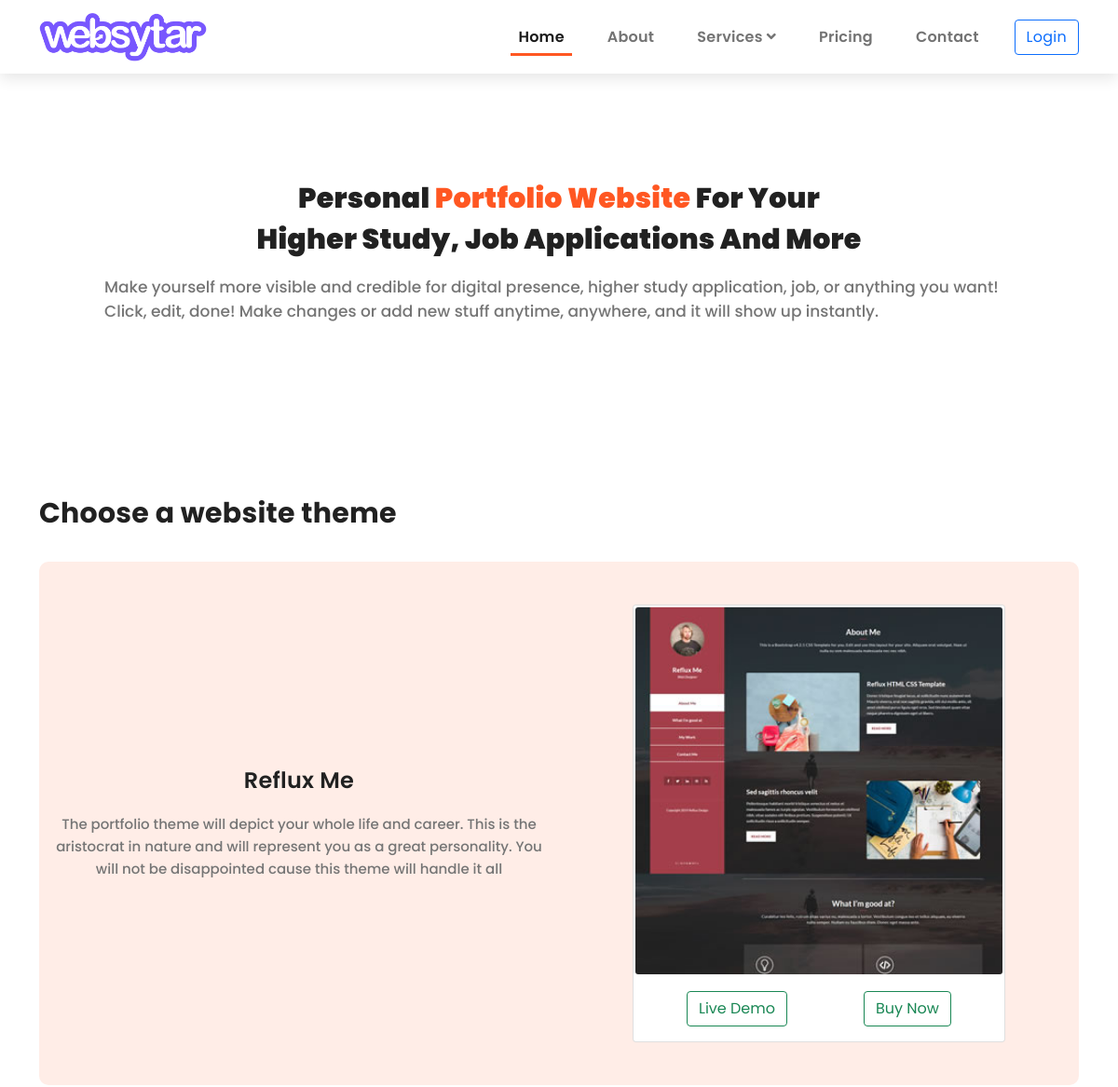
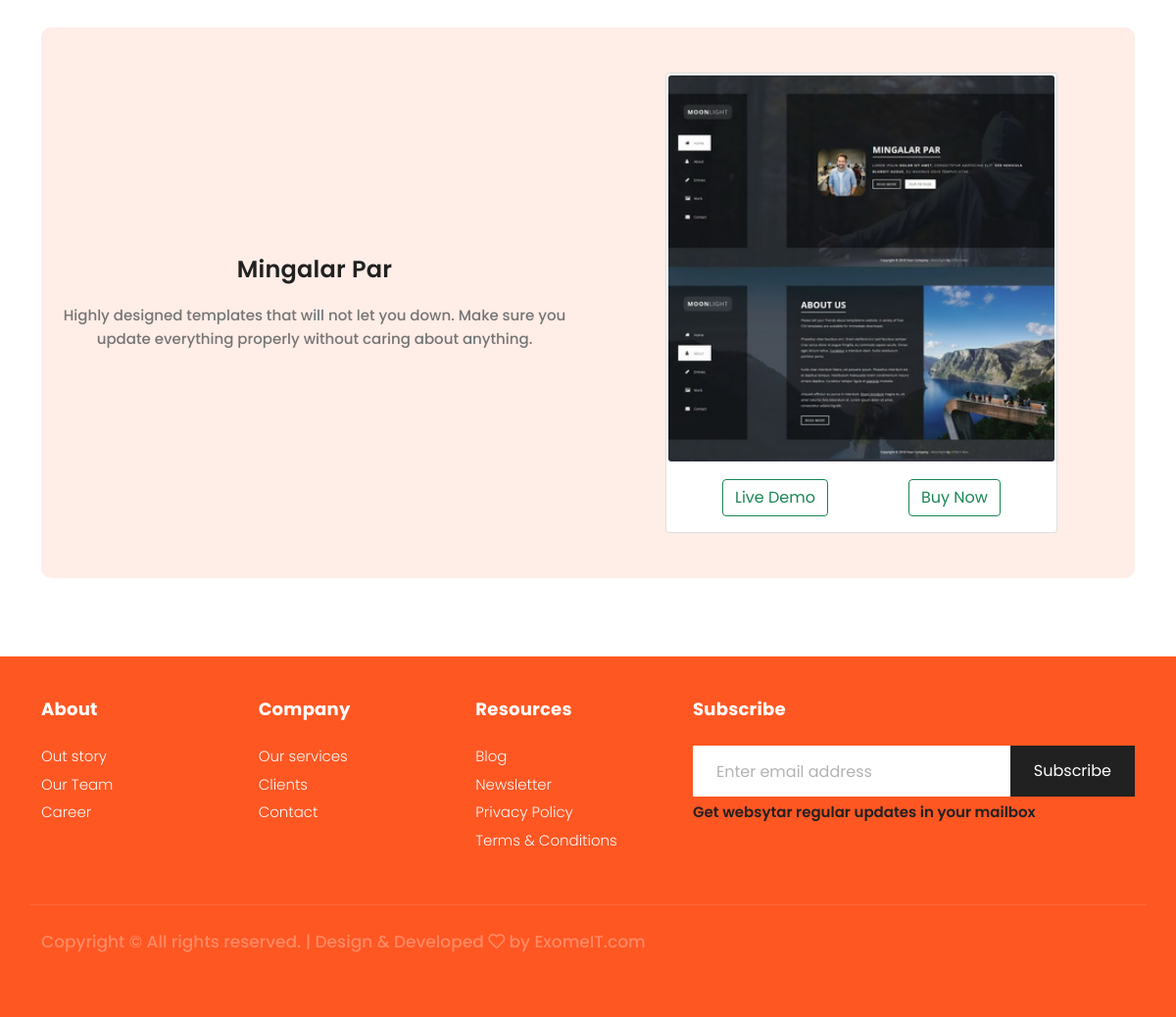
Page /service-web/ on the committed database (2 pictures, top to bottom).
### ecom/models.py (models this page shows, shortened)
class PortfolioTheme(models.Model):
    name = models.CharField(max_length=100)
    image = models.ImageField(upload_to='ecom/theme_image')
    description = models.TextField()

### ecom/views.py (the view)
# urls.py: path('service-web/', views.service_web_view, name='service_web'),
def service_web_view(request):
    themes = PortfolioTheme.objects.all()
    return render(request, 'ecom/service_web.html', {'themes':themes})

### templates/ecom/service_web.html (shortened to what this page needs)
{% extends 'ecom/base.html' %}
{% load static %}
{% block head %}
    <link rel="stylesheet" href="{% static 'ecom/assets/css/personal.css' %}">
{% endblock head %}
{% block main %}
<section class="personal-website d-flex justify-content-center align-items-center">
    <div class="container-fluid">
        <div class="row">
            <div class="col-md-10 col-11  mx-auto section-title">
                <h2>Personal <span>Portfolio Website</span> for your <br>
                  Higher Study, Job applications and more</h2>
                  <p class="pt-3">Make yourself more visible and credible for digital presence, higher study application, job, or anything you want!
                      Click, edit, done! Make changes or add new stuff anytime, anywhere, and it will show up instantly.</p>
            </div>
        </div>
    </div>
</section>
<section class="choose-theme section-padding">
    <div class="container">
        <div class="row">
            <div class="choose-theme-title">
                <h2>Choose a website theme</h2>
            </div>
        </div>
        {% for theme in themes %}
        <div class="row theme-section d-flex justify-content-center align-items-center mx-auto">
          <div class="col-md-6 col-11">
              <div class="left-content">
                  <h3>{{theme.name}}</h3>
                  <p> {{theme.description}}</p>
              </div>
            </div>
            <div class="col-md-6 col-11 d-flex justify-content-center">
              <div class="right-content pt-3 pb-3">
                  <div class="card">
                      <img src="{{theme.image.url}}" alt="them-1">
                      <div class="card-body d-flex">
                          <a href="#" class="btn btn-outline-success mx-auto">Live Demo</a>
                          <a href="{% url 'theme_to_pricing' theme.id %}" class="btn btn-outline-success mx-auto">Buy Now</a>
                      </div>
                  </div>
              </div>
            </div>
        </div>
        {% endfor %}
    </div>
</section>
{% endblock main %}

### static/ecom/assets/css/index-style.css (style rules this page uses)
:root { --main-color: #FF5722; --deep-color-1: #E64A19; --main-color-light: #FFCCBC; --bg-dark: #2b2c2f; --main-to-dark-color: var(--main-color); --dark-to-main-color: var(--bg-dark); --shadow-black-100: 0 5px 15px rgba(0, 0, 0, 0.1); --shadow-black-300: 0 5px 15px rgba(0, 0, 0, 0.3); --black-900: #212121; --black-400: #757575; --black-300: #BDBDBD; --black-100: #f7f7f7; --black-000: #fff; --black-alpha-100: rgba(0, 0, 0, 0.05); }
html, body { font-family: 'Poppins', sans-serif; font-size: 16px; font-weight: 600; overflow-x: hidden; background-color: #fff; line-height: 1.5; }
* { margin: 0; padding: 0; outline: none !important; }
a { text-decoration: none !important; }
p { font-size: 16px; line-height: 24px; color: var(--black-400); }
.section-padding { padding: 80px 0 80px; }
.section-title { margin-bottom: 20px; }
.section-title h2 { font-size: 30px; line-height: 44px; font-weight: 700; text-transform: capitalize; color: var(--black-900); text-align: center; }
.section-title h2 span { color: var(--main-color); }

### static/ecom/assets/css/personal.css (style rules this page uses)
:root { --main-color: #FF5722; --deep-color-1: #E64A19; --main-color-light: #FFCCBC; --bg-dark: #2b2c2f; --main-to-dark-color: var(--main-color); --dark-to-main-color: var(--bg-dark); --shadow-black-100: 0 5px 15px rgba(0, 0, 0, 0.1); --shadow-black-300: 0 5px 15px rgba(0, 0, 0, 0.3); --black-900: #212121; --black-400: #757575; --black-300: #BDBDBD; --black-100: #f7f7f7; --black-000: #fff; --black-alpha-100: rgba(0, 0, 0, 0.05); }
* { margin: 0; padding: 0; border: 0; outline: 0; }
html, body, div, span, applet, object, iframe, h1, h2, h3, h4, h5, h6, p, blockquote, div pre, a, abbr, acronym, address, big, cite, code, del, dfn, em, font, img, ins, kbd, q, s, samp, small, strike, strong, sub, sup, tt, var, b, u, i, center, dl, dt, dd, ol, ul, li, figure, header, nav, section, article, aside, footer, figcaption { margin: 0; padding: 0; border: 0; outline: 0; }
html body { font-family: 'Poppins', sans-serif; font-weight: 600; background-color: #fff; -ms-text-size-adjust: 100%; -webkit-font-smoothing: antialiased; -moz-osx-font-smoothing: grayscale; }
h2 { font-size: 30px; letter-spacing: 0.25px; line-height: 44px; font-weight: 700; color: var(--black-900); }
h3 { font-size: 24px; letter-spacing: 0.25px; line-height: 30px; font-weight: 600; color: var(--black-900); }
p { font-size: 17px; line-height: 26px; font-weight: 500; color: var(--black-400); }
.section-padding { padding: 50px 0; }
.section-title h2 { font-size: 30px; line-height: 44px; font-weight: 900; text-transform: capitalize; color: var(--black-900); text-align: center; }
.section-title h2 span { color: var(--main-color); }
a { text-decoration: none; }
.personal-website { min-height: 50vh; }
.choose-theme .theme-section { background-color: #ffede7; border-radius: 10px; margin: 30px 0; padding: 30px 0; }
.theme-section .left-content h3 { color: var(--black-900); text-align: center; }
.theme-section .left-content p { font-size: 15px; line-height: 24px; color: var(--black-400); text-align: center; margin-top: 20px; }
.theme-section .right-content .card { width: 25rem; }
.theme-section .right-content .card img { border-radius: 5px; padding: 2px; }

### rows in the picture
PortfolioTheme: name "Reflux Me", description "The portfolio theme will depict your whole life and career. This is the aristocrat in nature and will represent you as a great personality. You will not be disappointed cause this theme will handle it all", image (picture)
PortfolioTheme: name "Mingalar Par", description "Highly designed templates that will not let you down. Make sure you update everything properly without caring about anything.", image (picture)
